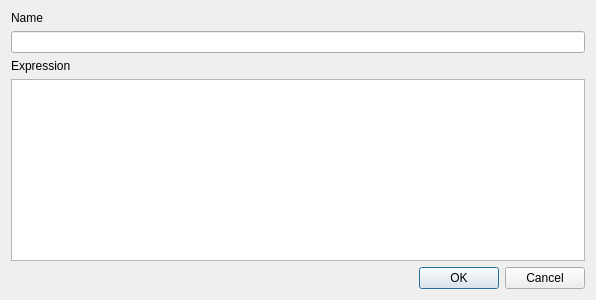
<?xml version="1.0" encoding="UTF-8"?>
<ui version="4.0">
 <class>Dialog</class>
 <widget class="QDialog" name="Dialog">
  <property name="geometry">
   <rect>
    <x>0</x>
    <y>0</y>
    <width>596</width>
    <height>300</height>
   </rect>
  </property>
  <property name="windowTitle">
   <string>New expression</string>
  </property>
  <layout class="QVBoxLayout" name="verticalLayout">
   <item>
    <widget class="QLabel" name="label">
     <property name="text">
      <string>Name</string>
     </property>
    </widget>
   </item>
   <item>
    <widget class="QLineEdit" name="txtName"/>
   </item>
   <item>
    <widget class="QLabel" name="label_2">
     <property name="text">
      <string>Expression</string>
     </property>
    </widget>
   </item>
   <item>
    <widget class="QPlainTextEdit" name="txtExpression"/>
   </item>
   <item>
    <widget class="QDialogButtonBox" name="buttonBox">
     <property name="orientation">
      <enum>Qt::Horizontal</enum>
     </property>
     <property name="standardButtons">
      <set>QDialogButtonBox::Cancel|QDialogButtonBox::Ok</set>
     </property>
    </widget>
   </item>
  </layout>
 </widget>
 <resources/>
 <connections/>
</ui>
